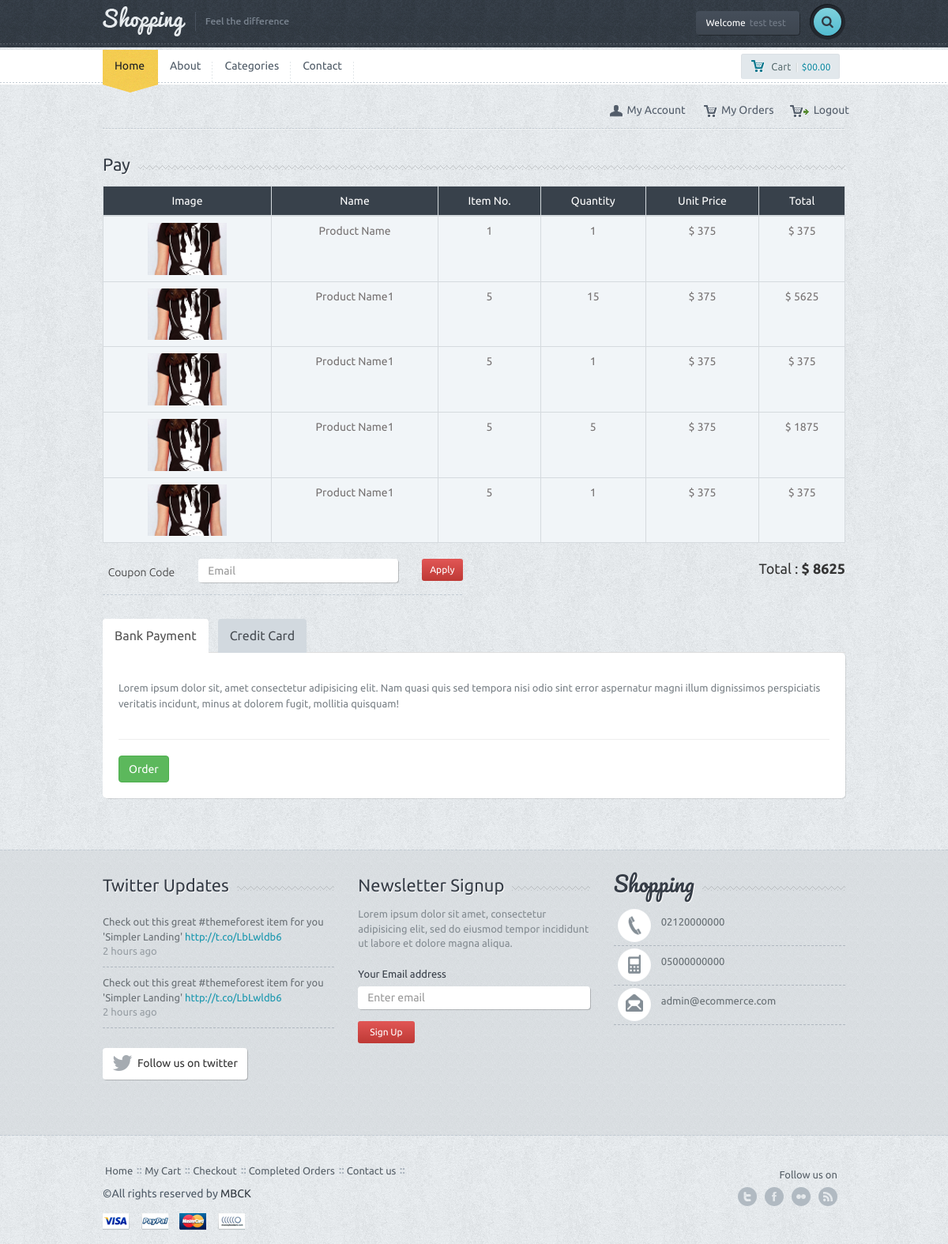
Page /pay.php (signed in) on the earlier database version.
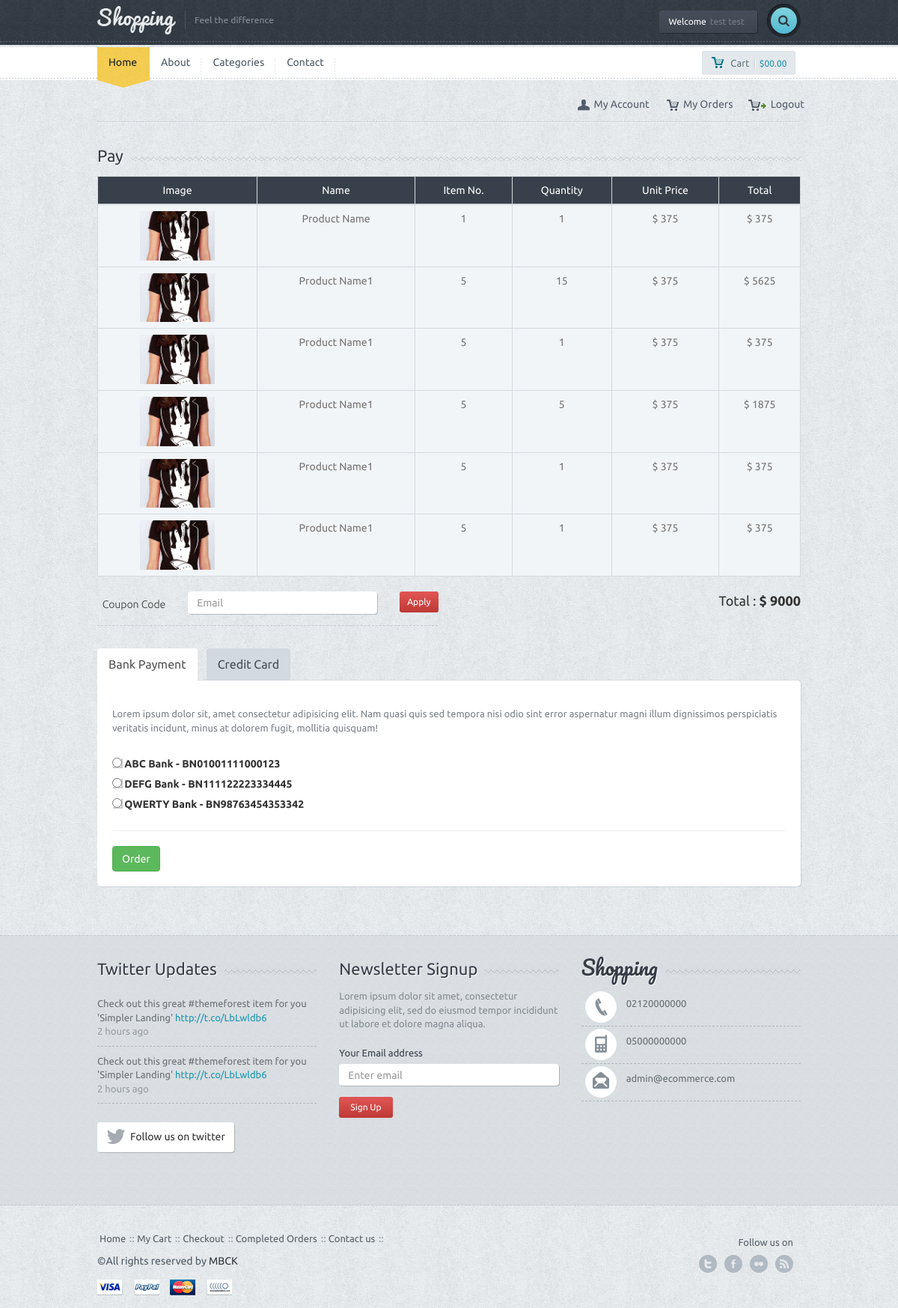
Same page on the later database version.
### tables this page shows
CREATE TABLE `menu` (
  `menu_id` int(11) NOT NULL,
  `menu_top` varchar(50) NOT NULL,
  `menu_name` varchar(100) NOT NULL,
  `menu_detail` text NOT NULL,
  `menu_url` varchar(250) NOT NULL,
  `menu_order` int(2) NOT NULL,
  `menu_status` enum('0','1') NOT NULL,
  `menu_seourl` varchar(250) NOT NULL
);

CREATE TABLE `basket` (
  `basket_id` int(11) NOT NULL,
  `user_id` int(11) NOT NULL,
  `product_id` int(11) NOT NULL,
  `product_unit` int(3) NOT NULL
);

CREATE TABLE `product` (
  `product_id` int(11) NOT NULL,
  `category_id` int(11) NOT NULL,
  `product_time` timestamp NOT NULL DEFAULT CURRENT_TIMESTAMP,
  `product_name` varchar(250) NOT NULL,
  `product_seourl` varchar(250) NOT NULL,
  `product_detail` text NOT NULL,
  `product_price` float(9,2) NOT NULL,
  `product_video` varchar(50) NOT NULL,
  `product_keyword` varchar(250) NOT NULL,
  `product_stock` int(11) NOT NULL,
  `product_status` enum('0','1') NOT NULL,
  `product_order` int(2) NOT NULL,
  `product_homeshowcase` enum('0','1') NOT NULL DEFAULT '0'
);

CREATE TABLE `bank` (
  `bank_id` int(11) NOT NULL,
  `bank_name` varchar(100) NOT NULL,
  `bank_iban` varchar(100) NOT NULL,
  `bank_accountname` varchar(100) NOT NULL,
  `bank_status` enum('0','1') NOT NULL DEFAULT '0'
);

### admin/production/function.php (called while the page is built, shortened)
<?php
function seo($str, $options = array())
{
    $str = mb_convert_encoding((string)$str, 'UTF-8', mb_list_encodings());
    $defaults = array(
        'delimiter' => '-',
        'limit' => null,
        'lowercase' => true,
        'replacements' => array(),
        'transliterate' => true
    );
    $options = array_merge($defaults, $options);
    $str = preg_replace(array_keys($options['replacements']), $options['replacements'], $str);
    if ($options['transliterate']) {
        $str = str_replace(array_keys($char_map), $char_map, $str);
    }
    $str = preg_replace('/[^\p{L}\p{Nd}]+/u', $options['delimiter'], $str);
    $str = preg_replace('/(' . preg_quote($options['delimiter'], '/') . '){2,}/', '$1', $str);
    $str = mb_substr($str, 0, ($options['limit'] ? $options['limit'] : mb_strlen($str, 'UTF-8')), 'UTF-8');
    $str = trim($str, $options['delimiter']);
    return $options['lowercase'] ? mb_strtolower($str, 'UTF-8') : $str;
}
?>

### pay.php (the view, shortened to what the changed rows need)
<?php
		require_once 'header.php';
	?>
	<div class="container">
		<div class="table-responsive">
			<table class="table table-bordered chart">
				<thead>
					<tr>
						<th>Image</th>
						<th>Name</th>
						<th>Item No.</th>
						<th>Quantity</th>
						<th>Unit Price</th>
						<th>Total</th>
					</tr>
				</thead>
				<tbody>
					<?php
						$user_id=$userbring['user_id'];
						$basketcheck=$db->prepare("SELECT * FROM basket WHERE user_id=:id");
						$basketcheck->execute(['id' => $user_id]);
						while ($basketbring=$basketcheck->fetch(PDO::FETCH_ASSOC)) {
							$product_id=$basketbring['product_id'];
							$productcheck=$db->prepare("SELECT * FROM product WHERE product_id=:product_id");
							$productcheck->execute(['product_id' => $product_id]);
							$productbring=$productcheck->fetch(PDO::FETCH_ASSOC);
							$total_price+=$productbring['product_price']*$basketbring['product_unit'];
					?>
					<tr>
						<td><img src="images\demo-img.jpg" width="100" alt=""></td>
						<td><?php echo $productbring['product_name'] ?></td>
						<td><?php echo $productbring['product_id'] ?></td>
						<td><?php echo $basketbring['product_unit'] ?></td>
						<td>$ <?php echo $productbring['product_price'] ?></td>
						<td>$ <?php echo $productbring['product_price']*$basketbring['product_unit'] ?></td>
					</tr>
					<?php
						}
					?>
				</tbody>
			</table>
		</div>
		<div class="row">
			<div class="col-md-3 col-md-offset-3">
			<div class="subtotal-wrap">
				<div class="total">Total : <span class="bigprice">$ <?php echo $total_price ?></span></div>
			</div>
			</div>
		</div>
        <div class="tab-review">
			<div id="myTabContent" class="tab-content shop-tab-ct">
				<div class="tab-pane fade active in" id="bank">
					<form action="admin/system/work.php" method="POST">
						<?php
							$bankcontrol=$db->prepare("SELECT * FROM bank order by bank_id ASC");
							$bankcontrol->execute();
							while($bankbring=$bankcontrol->fetch(PDO::FETCH_ASSOC)) {
						?>
							<div>
								<input type="radio" name="bank_id" value="<?php echo $bankbring['bank_id']?>">
								<label><?php echo $bankbring['bank_name']?> - <?php echo $bankbring['bank_iban']?></label>
							</div>
						<?php
							}
						?>
					</form>
				</div>
			</div>
		</div>
	</div>
	<?php
		require_once 'footer.php';
	?>

### header.php (shortened to what the changed rows need)
<?php
    require_once 'admin/system/connect.php';
	require_once 'admin/production/function.php';
?>
<!DOCTYPE html>
<html lang="en">
  <head>
	<link href='font-awesome\css\font-awesome.css' rel="stylesheet" type="text/css">
    <link href="bootstrap\css\bootstrap.min.css" rel="stylesheet">
	<link rel="stylesheet" href="style.css">
	<link rel="stylesheet" type="text/css" href="js\product\jquery.fancybox.css?v=2.1.5" media="screen">
	<link rel="stylesheet" href="css\owl.carousel.css">
	<link rel="stylesheet" href="css\owl.transitions.css">
  </head>
  <body>
  <div id="wrapper">
	<div class="main-nav">
		<div class="navbar navbar-default navbar-static-top">
			<div class="container">
				<div class="row">
					<div class="col-md-10">
						<div class="navbar-collapse collapse">
							<ul class="nav navbar-nav">
								<?php
									$menucontrol=$db->prepare("SELECT * FROM menu where menu_status=:mstatus order by menu_order ASC limit 5");
									$menucontrol->execute(
										[
											'mstatus' => 1
										]
									);
									while($menubring=$menucontrol->fetch(PDO::FETCH_ASSOC)) {
								?>
									<li><a href="<?php if(!empty($menubring['menu_url'])) { echo $menubring['menu_url']; } else { echo "page-".seo($menubring['menu_name']);} ?>"><?php echo $menubring['menu_name']?></a></li>
								<?php } ?>
							</ul>
						</div>
					</div>
				</div>
			</div>
		</div>
	</div>

Differences in the rows shown:
added basket: product.product_name "Product Name1", product.product_id "5", product_unit "1", product.product_price "375", $productbring['product_price']*$basketbring['product_unit'] "375"
added bank: bank_name "ABC Bank", bank_iban "BN01001111000123"
added bank: bank_name "DEFG Bank", bank_iban "BN111122223334445"
added bank: bank_name "QWERTY Bank", bank_iban "BN98763454353342"
Other differences:
$total_price: "8625" → "9000"
